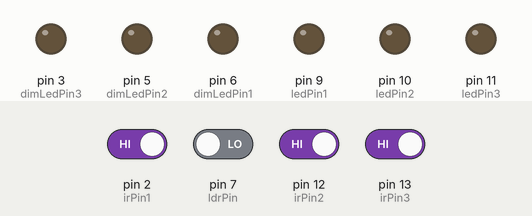
Recording of a sketch running on a simulated Arduino Uno, built with avr-gcc and run on an emulated ATmega328P. On the bench: output pins drawn as LEDs (lit = HIGH). Inputs (shaded band) come from the test bench; at power-on: pin 2 (irPin1), pin 12 (irPin2), pin 13 (irPin3) HIGH, pin 7 (ldrPin) LOW.

Above: at 1.2 s.
1.3 s: pin 7 (ldrPin) driven HIGH
At 2.4 s:
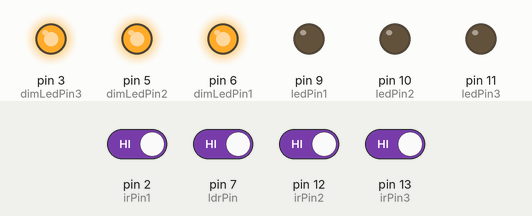
2.8 s: pin 2 (irPin1) driven LOW
At 3.6 s:
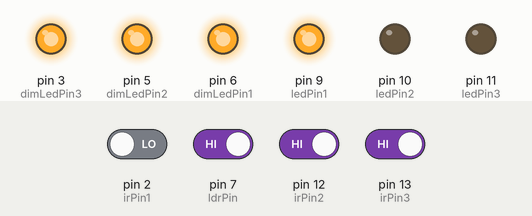
4.3 s: pin 12 (irPin2) driven LOW
At 4.7 s:
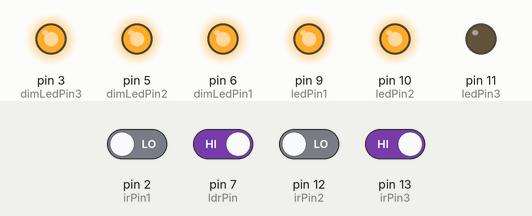
5.8 s: pin 13 (irPin3) driven LOW
At 7.0 s:
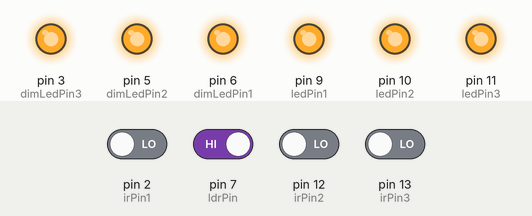
7.3 s: pin 7 (ldrPin) driven LOW
At 8.2 s:
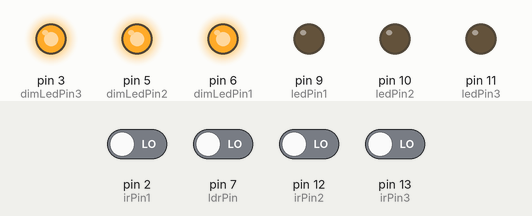
8.8 s: pin 2 (irPin1) driven HIGH and pin 7 (ldrPin) driven HIGH
At 9.3 s:
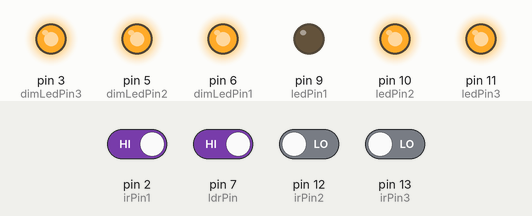
Timing chart, 0 to 11.3 s (numbered marks = the images above; inputs shaded):
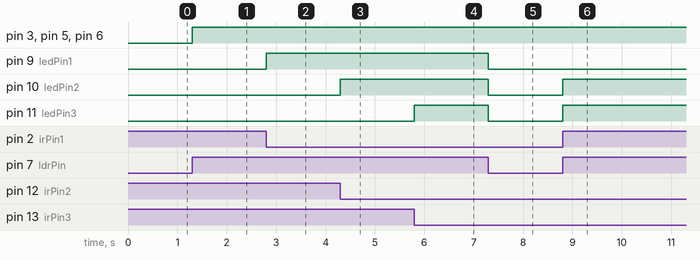

The sketch:

adaptive_street_Light_system_code.ino
```cpp
// Define pins for LDR sensor, IR sensor, and LED
const int ldrPin = 7;   // LDR sensor connected to digital pin 7
const int irPin1 = 2;     // IR sensor connected to digital pin 2
const int irPin2 = 12;     // IR sensor connected to digital pin 12
const int irPin3 = 13;     // IR sensor connected to digital pin 13
const int ledPin1 = 9;    // relay1 pin1 connected to digital pin 9
const int ledPin2 = 10;    // relay1 pin2 connected to digital pin 10
const int ledPin3 = 11;    // relay1 pin3 connected to digital pin 11

const int dimLedPin1 = 6;  // relay2 pin1 connected to digital pin 9
const int dimLedPin2 = 5;  // relay2 pin1 connected to digital pin 9
const int dimLedPin3 = 3;  // relay2 pin1 connected to digital pin 9

void setup() {
  pinMode(ldrPin, INPUT);
  pinMode(irPin1, INPUT);
  pinMode(irPin2, INPUT);
  pinMode(irPin3, INPUT);
  pinMode(ledPin1, OUTPUT);
  pinMode(ledPin2, OUTPUT);
  pinMode(ledPin3, OUTPUT);
  pinMode(dimLedPin1, OUTPUT);
  pinMode(dimLedPin2, OUTPUT);
  pinMode(dimLedPin3, OUTPUT);
}

void loop() {
  int ldrValue = digitalRead(ldrPin);   // Read IR sensor value
  int irValue1 = digitalRead(irPin1);   // Read LDR sensor value
  int irValue2 = digitalRead(irPin2);   // Read LDR sensor value
  int irValue3 = digitalRead(irPin3);   // Read LDR sensor value

 if(ldrValue == HIGH){
    if(irValue1 == LOW){
      digitalWrite(ledPin1, true);
    }if(irValue2 == LOW){
      digitalWrite(ledPin2, true);
    }if(irValue3 == LOW){
      digitalWrite(ledPin3 ,true);
    }if(irValue1 == HIGH){
      digitalWrite(dimLedPin1,true);
    }if(irValue2 == HIGH){
      digitalWrite(dimLedPin2,true);
    }if(irValue3 == HIGH){
      digitalWrite(dimLedPin3,true);
    }
 }
 else{
    digitalWrite(ledPin1,LOW);
    digitalWrite(ledPin2,LOW);
    digitalWrite(ledPin3,LOW);
 }
}
```

Measured:
- after the input at 1.3 s, pin 3 (dimLedPin3), pin 5 (dimLedPin2), pin 6 (dimLedPin1): LOW → HIGH at once
- after the input at 2.8 s, pin 9 (ledPin1): LOW → HIGH at once
- after the input at 4.3 s, pin 10 (ledPin2): LOW → HIGH at once
- after the input at 5.8 s, pin 11 (ledPin3): LOW → HIGH at once
- after the input at 7.3 s, pin 9 (ledPin1), pin 10 (ledPin2), pin 11 (ledPin3): HIGH → LOW at once
- after the input at 8.8 s, pin 10 (ledPin2), pin 11 (ledPin3): LOW → HIGH at once
